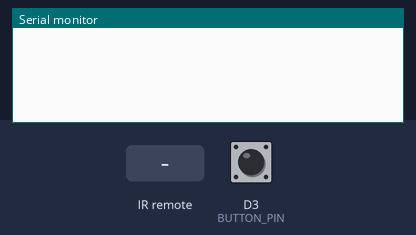
Bench run of a sketch on a simulated ESP8266 (NodeMCU). Shown: the last lines printed to the serial monitor. Inputs (shaded band) come from the test bench; at power-on: D3 (BUTTON_PIN) HIGH.

Above: at 1.2 s.
1.3 s: D3 (BUTTON_PIN) pulled LOW for 0.15 s
At 2.4 s:
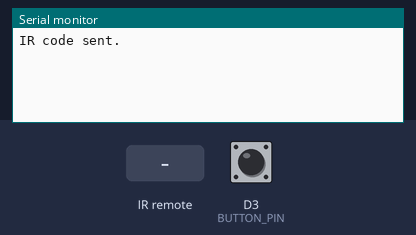
2.9 s: infrared code 0x1FE48B7 received
At 4.1 s:
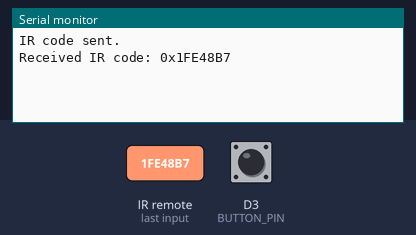

The sketch:

IR_Sender.ino
```cpp
#include <IRremoteESP8266.h>
#include <IRrecv.h>
#include <IRsend.h>
#include <IRutils.h>

#define IR_RECEIVE_PIN D1 // Pin connected to IR receiver
#define IR_SEND_PIN D2    // Pin connected to IR LED
#define BUTTON_PIN D3     // Pin connected to button
#define BAUD_RATE 115200  // Serial baud rate
#define IR_CODE 0x1FE48B7 // Replace with your IR Hex code

IRrecv irrecv(IR_RECEIVE_PIN);
IRsend irsend(IR_SEND_PIN);

decode_results results; // Variable to store IR code results

void setup() {
  Serial.begin(BAUD_RATE);
  irrecv.enableIRIn(); // Start the IR receiver
  pinMode(BUTTON_PIN, INPUT_PULLUP); // Set button pin as input with internal pull-up
  irsend.begin(); // Initialize the IR sender
}

void loop() {
  // Check if button is pressed
  if (digitalRead(BUTTON_PIN) == LOW) {
    // Debounce delay
    delay(50);
    if (digitalRead(BUTTON_PIN) == LOW) {
      // Send the IR code
      irsend.sendNEC(IR_CODE, 32);
      Serial.println("IR code sent.");

      // Wait for button release
      while (digitalRead(BUTTON_PIN) == LOW) {
        delay(10);
      }
    }
  }

  // Check if IR signal received
  if (irrecv.decode(&results)) {
    Serial.print("Received IR code: 0x");
    Serial.println(results.value, HEX);
    irrecv.resume(); // Continue receiving IR signals
  }
}
```

Measured:
- after the input at 1.3 s, the serial monitor: prints a new line after 0.12 s (image 1)
- after the input at 2.9 s, the serial monitor: prints a new line at once (image 2)
